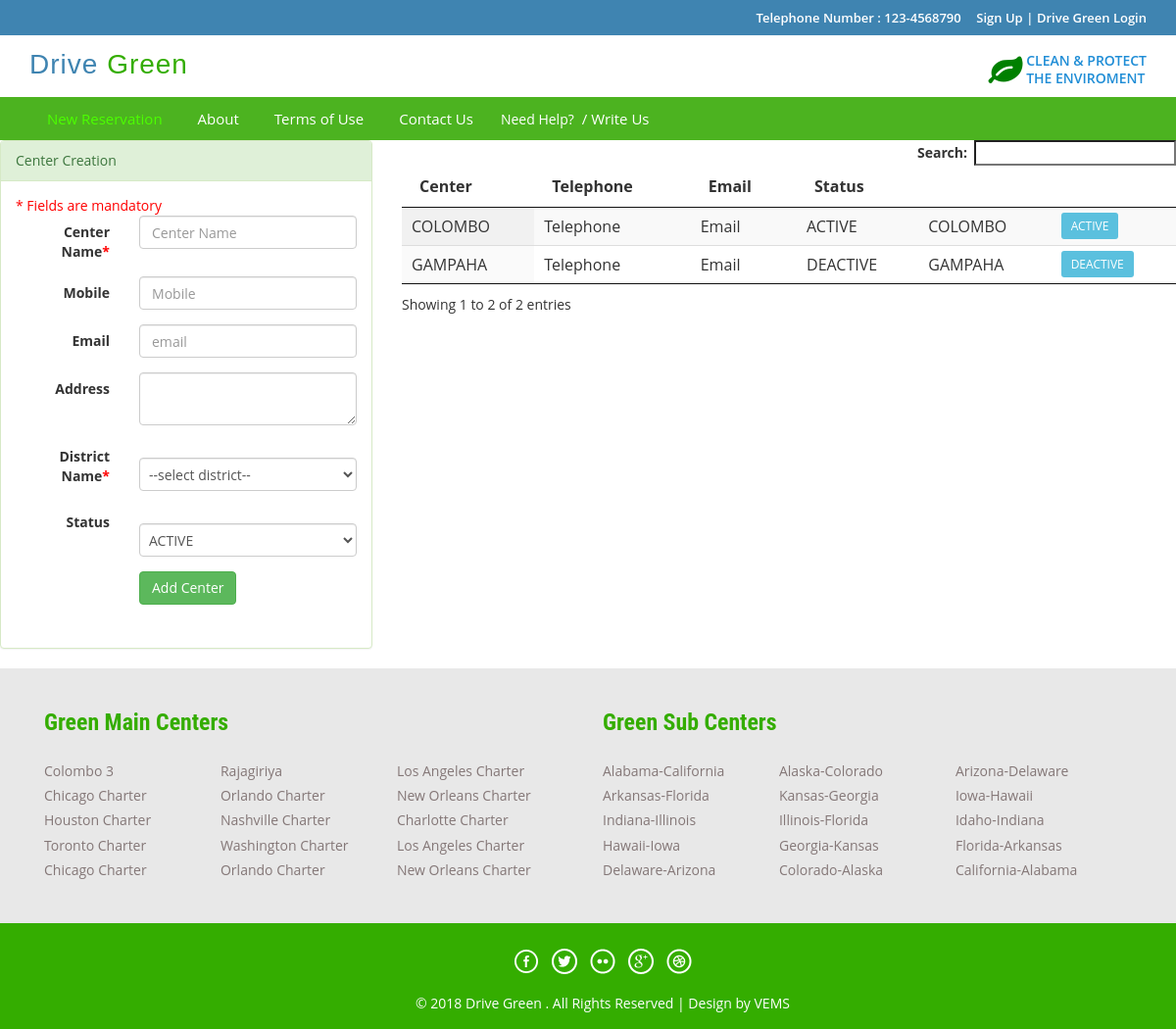
Page /index.php/center_controller on the committed database.
### tables this page shows
CREATE TABLE `dg_center` (
  `id` int(5) NOT NULL AUTO_INCREMENT,
  `center_name` varchar(50) DEFAULT NULL,
  `address` varchar(50) DEFAULT NULL,
  `mobile` varchar(50) DEFAULT NULL,
  `email` varchar(50) DEFAULT NULL,
  `created_datetime` timestamp NULL DEFAULT CURRENT_TIMESTAMP,
  `created_user` int(5) DEFAULT NULL,
  `district_name` varchar(20) DEFAULT NULL,
  `status_code` varchar(20) DEFAULT 'ACTIVE',
  PRIMARY KEY (`id`),
  UNIQUE KEY `NewIndex1` (`center_name`),
  KEY `FK_dg_center` (`district_name`),
  CONSTRAINT `FK_dg_center` FOREIGN KEY (`district_name`) REFERENCES `dg_district` (`district_name`)
);

CREATE TABLE `dg_district` (
  `district_name` varchar(30) NOT NULL,
  PRIMARY KEY (`district_name`)
);

### application/controllers/Center_Controller.php (called while the page is built, shortened)
<?php
class Center_Controller extends CI_Controller {
    public function index() {
        $this->load->model(array('Center', 'District'));
        $center = new Center();
        $district = new District();
        $centerList = $center->getCenterList();
        $districtList = $district->get();
        $data['centerList'] = $centerList;
        $data['districtList'] = $districtList;
        $this->load->view('/admin/admin_center', $data);
    }
}

### index.php (called while the page is built, shortened)
<?php
require_once BASEPATH.'core/CodeIgniter.php';

### application/models/Center.php (called while the page is built, shortened)
<?php
class Center extends MY_Model {
    public function getCenterList() {
        $this->db->select('dg_center.*,dg_district.district_name');
        $this->db->from('dg_center');
        $this->db->join('dg_district','dg_center.district_name = dg_district.district_name');
        $query = $this->db->get();
        $result = $query->result();
        if ($result) {
            return $result;
        } else {
            return FALSE;
        }
    }
}

### application/views/admin/admin_center.php (the view, shortened to what this page needs)
<!DOCTYPE svg PUBLIC "-//W3C//DTD SVG 1.1//EN" "http://www.w3.org/Graphics/SVG/1.1/DTD/svg11.dtd">
<html>
    <head>
    </head>
    <body>
        <div class="top-header">
        </div>
        <div class="header">
        </div>
        <div class="footer-btm wow fadeInLeft animated" data-wow-delay=".5s">
            <div class="container">
                <div class="navigation">
                    <nav class="navbar navbar-default">
                        <div class="collapse navbar-collapse nav-wil" id="bs-example-navbar-collapse-1">
                            <nav class="cl-effect-1">
                            </nav>
                        </div>
                    </nav>
                </div>
            </div>
        </div>
        <div class="row">
            <div class="col-md-4">
                <div class="panel panel-success">
                    <div class="panel-heading ">Center Creation</div>
                    <div class="panel-body">
                        <form class="form-horizontal" action="<?php echo site_url('Center_Controller/add') ?>" method="post">
                            <fieldset>
                                <span class="mando-msg">* Fields are mandatory</span>
                                <div class="form-group">
                                    <label class="col-md-4 control-label" for="center_name">Center Name<span class="mando-msg">*</span></label>
                                    <div class="col-md-8">
                                        <input id="center_name" name="center_name" required="" pattern="^[a-zA-Z\s]{1,30}$" title="Only letters are allowed, max limit 30" type="text" placeholder="Center Name" class="form-control input-md">
                                    </div>
                                </div>
                                <div class="form-group">
                                    <label class="col-md-4 control-label" for="mobile">Mobile</label>
                                    <div class="col-md-8">
                                        <input id="mobile" name="mobile" type="number" placeholder="Mobile" class="form-control input-md" pattern="^[0-9]{10}$" title="Only numbers are allowed, length 10" >
                                    </div>
                                </div>
                                <div class="form-group">
                                    <label class="col-md-4 control-label" for="email">Email</label>
                                    <div class="col-md-8">
                                        <input id="email" name="email" type="text" placeholder="email" class="form-control input-md">
                                    </div>
                                </div>
                                <div class="form-group">
                                    <label class="col-md-4 control-label" for="address">Address</label>
                                    <div class="col-md-8">
                                        <textarea class="form-control" id="address" name="address" ></textarea>
                                    </div>
                                </div>
                                <div class="form-group">
                                    <label class="col-md-4 control-label" for="district_name">District Name<span class="mando-msg">*</span></label>
                                    <div class="col-md-8">
                                        <select id="status_code" required="" name="district_name" class="form-control">
                                            <option value="">--select district--</option>
                                        </select>
                                    </div>
                                </div>
                                <div class="form-group">
                                    <label class="col-md-4 control-label" for="status_code">Status</label>
                                    <div class="col-md-8">
                                        <select id="status_code" name="status_code" class="form-control">
                                            <option value="ACTIVE">ACTIVE</option>
                                        </select>
                                    </div>
                                </div>
                                <div class="form-group">
                                    <label class="col-md-4 control-label" for="singlebutton"></label>
                                    <div class="col-md-8">
                                        <button id="singlebutton" name="singlebutton" class="btn btn-success">Add Center</button>
                                    </div>
                                </div>
                            </fieldset>
                        </form>
                    </div>
                </div>
            </div>
            <div class="col-md-8">
                <table id="example" class="display" cellspacing="0" width="100%">
                    <thead>
                        <tr>
                            <th>Center</th>
                            <th>Telephone</th>
                            <th>Email</th>
                            <th>Status</th>
                            <th></th>
                            <th></th>
                        </tr>
                    </thead>
                    <tbody>
                        <?php foreach ($centerList as $value) {
                            ?>
                            <tr>
                                <td><?= $value->center_name ?></td>
                                <td>Telephone</td>
                                <td>Email</td>
                                <td><?= $value->status_code ?></td>
                                <td><?= $value->district_name ?></td>
                                <td><a class="btn-info btn-sm" href="<?= base_url('Center_Controller/updateStatus')?>/<?= $value->status_code ?>/<?= $value->id ?>"><?= $value->status_code ?></a>
                                    </td>
                            </tr>
                            <?php
                        }
                        ?>
                    </tbody>
                </table>
                <link href="css/jquery.dataTables.min.css" rel="stylesheet" type="text/css"/>
            </div>
        </div>
        <div class="footer-top">
            <div class="container">
            </div>
        </div>
        <div class="copy-right">
            <div class="container">
            </div>
        </div>
    </body>
</html>

### rows in the picture
dg_center: center_name "COLOMBO", status_code "ACTIVE", district_name.district_name "COLOMBO"
dg_center: center_name "GAMPAHA", status_code "DEACTIVE", district_name.district_name "GAMPAHA"
